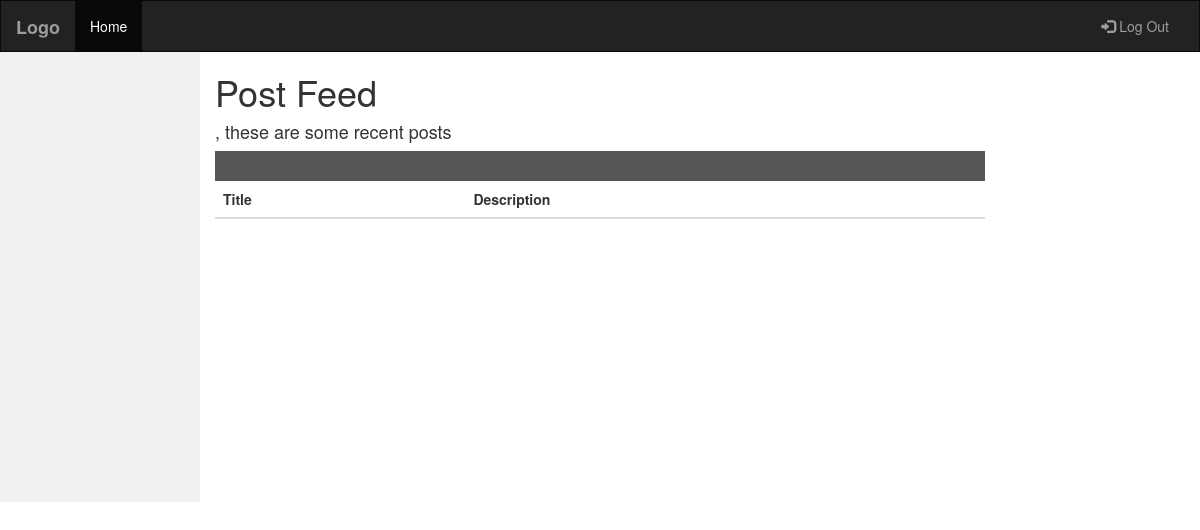
The app's page /postFeed/, older data.
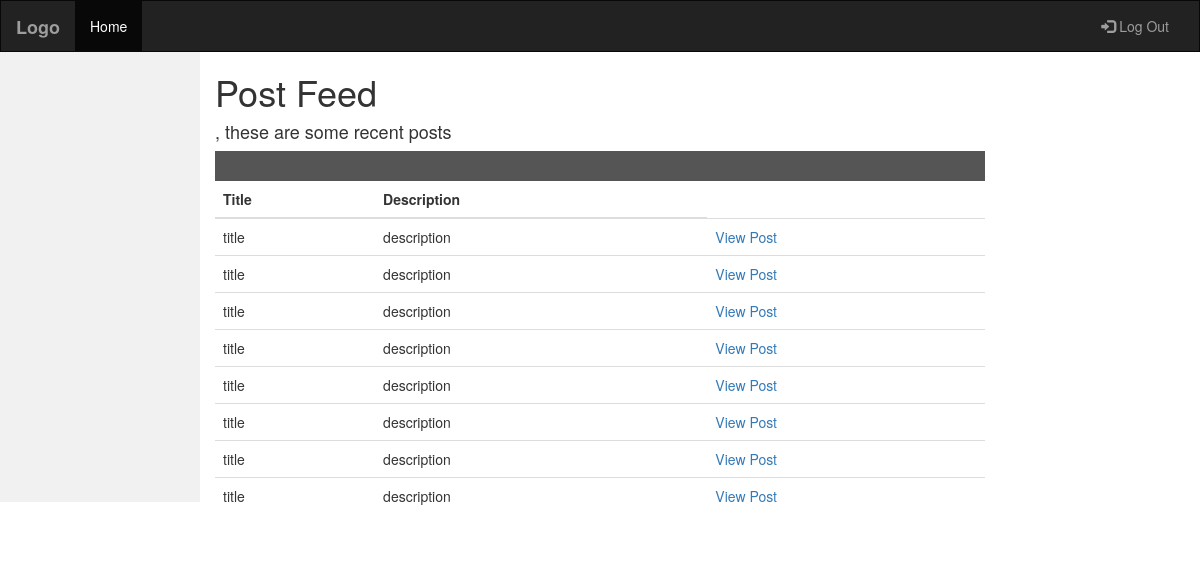
The same page, newer data.
### home/models.py (models this page shows)
class Post(models.Model):
    title = models.CharField(max_length=50)
    description = models.CharField(max_length=250)
    image = models.ImageField(default=None, blank=True, null=True)

### home/views.py (the view)
# urls.py: path('postFeed/', views.postFeed, name='postFeed'),
def postFeed(request):
    latest_post_list = Post.objects.order_by('id')
    context = {
        'latest_post_list': latest_post_list,
    }
    return render(request, 'home/postFeed.html', context)

### home/templates/home/postFeed.html (shortened to what this page needs)
<!DOCTYPE html>
<html lang="en">
<head>
  <link rel="stylesheet" href="https://maxcdn.bootstrapcdn.com/bootstrap/3.4.0/css/bootstrap.min.css">
</head>
<body>
<nav class="navbar navbar-inverse">
  <div class="container-fluid">
    <div class="navbar-header">
      <a class="navbar-brand" href="#"> <b> Logo </b></a>
    </div>
    <div class="collapse navbar-collapse" id="myNavbar">
      <ul class="nav navbar-nav">
        <li class="active"><a href="#">Home</a></li>
      </ul>
      <ul class="nav navbar-nav navbar-right">
        <li><a href="#"><span class="glyphicon glyphicon-log-in"></span> Log Out</a></li>
      </ul>
    </div>
  </div>
</nav>
<div class="container-fluid text-center">
  <div class="row content">
    <div class="col-sm-2 sidenav">
    </div>
    <div class="col-sm-8 text-left">
        <h1> Post Feed</h1>
    <p>
        <h4>{{ user.username }}, these are some recent posts </h4>
    </p>
    <p>
        <table class="table table-sm table-dark">
            <thead>
              <tr>
                <th scope="col">Title</th>
                <th scope="col">Description</th>
              </tr>
            </thead>
            <tbody>
                {% for post in latest_post_list %}
              <tr>
                <td>{{ post.title }} </td>
                <td>{{ post.description }}</td>
                <td> <a href="{% url 'home:specificPost' post.id %}">
                  <div style= "height:100%;width:100%" >
                  View Post
                  </div> </a></td>
              </tr>
    </p>
    {% endfor %}
    </div>
  </div>
</div>
<footer class="container-fluid text-center">
</footer>
</body>
</html>

Row changes from the older to the newer data that the page shows:
added Post: title "title", description "description"
added Post: title "title", description "description"
added Post: title "title", description "description"
added Post: title "title", description "description"
added Post: title "title", description "description"
added Post: title "title", description "description"
added Post: title "title", description "description"
added Post: title "title", description "description"
